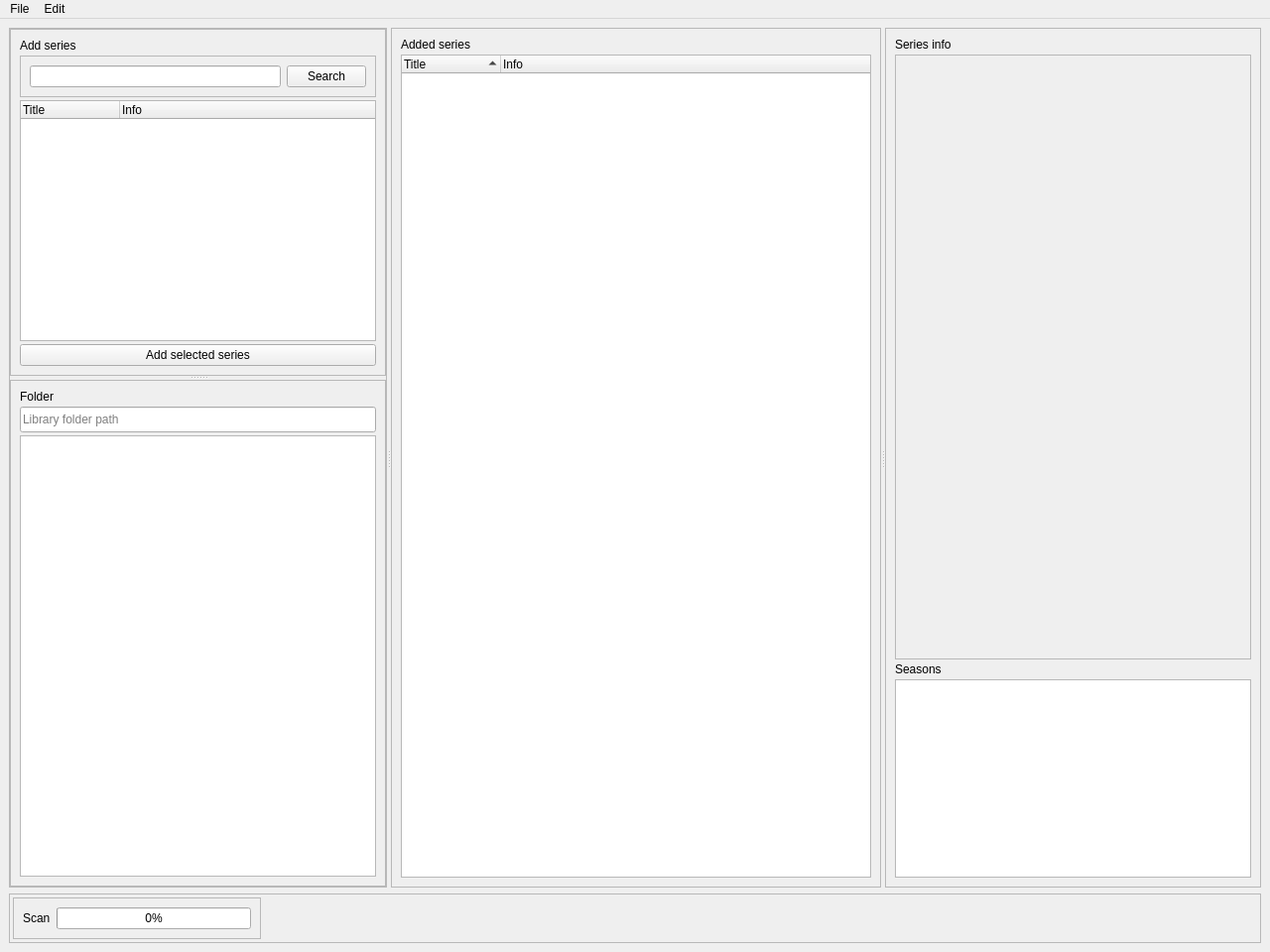
<?xml version="1.0" encoding="UTF-8"?>
<ui version="4.0">
 <class>MainWindow</class>
 <widget class="QMainWindow" name="MainWindow">
  <property name="geometry">
   <rect>
    <x>0</x>
    <y>0</y>
    <width>1280</width>
    <height>960</height>
   </rect>
  </property>
  <property name="windowTitle">
   <string>Library Manager</string>
  </property>
  <widget class="QWidget" name="centralwidget">
   <layout class="QVBoxLayout" name="verticalLayout_5" stretch="0,1">
    <item>
     <widget class="QSplitter" name="splitter">
      <property name="orientation">
       <enum>Qt::Orientation::Horizontal</enum>
      </property>
      <widget class="QFrame" name="scanExplorerFrame">
       <property name="sizePolicy">
        <sizepolicy hsizetype="Preferred" vsizetype="Preferred">
         <horstretch>1</horstretch>
         <verstretch>0</verstretch>
        </sizepolicy>
       </property>
       <property name="maximumSize">
        <size>
         <width>16777215</width>
         <height>16777215</height>
        </size>
       </property>
       <property name="frameShape">
        <enum>QFrame::Shape::StyledPanel</enum>
       </property>
       <property name="frameShadow">
        <enum>QFrame::Shadow::Raised</enum>
       </property>
       <layout class="QVBoxLayout" name="verticalLayout_6">
        <property name="spacing">
         <number>0</number>
        </property>
        <property name="leftMargin">
         <number>0</number>
        </property>
        <property name="topMargin">
         <number>0</number>
        </property>
        <property name="rightMargin">
         <number>0</number>
        </property>
        <property name="bottomMargin">
         <number>0</number>
        </property>
        <item>
         <widget class="QSplitter" name="splitter_2">
          <property name="orientation">
           <enum>Qt::Orientation::Vertical</enum>
          </property>
          <widget class="QFrame" name="searchFrame">
           <property name="frameShape">
            <enum>QFrame::Shape::StyledPanel</enum>
           </property>
           <property name="frameShadow">
            <enum>QFrame::Shadow::Raised</enum>
           </property>
           <layout class="QVBoxLayout" name="verticalLayout">
            <property name="spacing">
             <number>3</number>
            </property>
            <item>
             <widget class="QLabel" name="addSeriesLabel">
              <property name="text">
               <string>Add series</string>
              </property>
             </widget>
            </item>
            <item>
             <widget class="QFrame" name="searchBarFrame">
              <property name="frameShape">
               <enum>QFrame::Shape::StyledPanel</enum>
              </property>
              <property name="frameShadow">
               <enum>QFrame::Shadow::Raised</enum>
              </property>
              <layout class="QHBoxLayout" name="horizontalLayout_4" stretch="0,0">
               <item>
                <widget class="QLineEdit" name="searchLineEdit"/>
               </item>
               <item>
                <widget class="QPushButton" name="SearchPushButton">
                 <property name="text">
                  <string>Search</string>
                 </property>
                </widget>
               </item>
              </layout>
             </widget>
            </item>
            <item>
             <widget class="QTreeWidget" name="searchResults">
              <property name="horizontalScrollBarPolicy">
               <enum>Qt::ScrollBarPolicy::ScrollBarAlwaysOff</enum>
              </property>
              <property name="sizeAdjustPolicy">
               <enum>QAbstractScrollArea::SizeAdjustPolicy::AdjustToContentsOnFirstShow</enum>
              </property>
              <property name="uniformRowHeights">
               <bool>false</bool>
              </property>
              <property name="sortingEnabled">
               <bool>false</bool>
              </property>
              <property name="wordWrap">
               <bool>true</bool>
              </property>
              <property name="headerHidden">
               <bool>false</bool>
              </property>
              <attribute name="headerShowSortIndicator" stdset="0">
               <bool>false</bool>
              </attribute>
              <column>
               <property name="text">
                <string>Title</string>
               </property>
              </column>
              <column>
               <property name="text">
                <string>Info</string>
               </property>
              </column>
             </widget>
            </item>
            <item>
             <widget class="QPushButton" name="addSeriesPushButton">
              <property name="text">
               <string>Add selected series</string>
              </property>
             </widget>
            </item>
           </layout>
          </widget>
          <widget class="QFrame" name="folderPreviewFrame">
           <property name="frameShape">
            <enum>QFrame::Shape::StyledPanel</enum>
           </property>
           <property name="frameShadow">
            <enum>QFrame::Shadow::Raised</enum>
           </property>
           <layout class="QVBoxLayout" name="verticalLayout_4">
            <property name="spacing">
             <number>3</number>
            </property>
            <item>
             <widget class="QLabel" name="folderPreviewLabel">
              <property name="text">
               <string>Folder</string>
              </property>
             </widget>
            </item>
            <item>
             <widget class="QLineEdit" name="pathLine">
              <property name="minimumSize">
               <size>
                <width>0</width>
                <height>26</height>
               </size>
              </property>
              <property name="inputMask">
               <string/>
              </property>
              <property name="text">
               <string/>
              </property>
              <property name="readOnly">
               <bool>false</bool>
              </property>
              <property name="placeholderText">
               <string>Library folder path</string>
              </property>
             </widget>
            </item>
            <item>
             <widget class="QListWidget" name="fileExplorerListWidget"/>
            </item>
           </layout>
          </widget>
         </widget>
        </item>
       </layout>
      </widget>
      <widget class="QFrame" name="mainFrame">
       <property name="sizePolicy">
        <sizepolicy hsizetype="Expanding" vsizetype="Expanding">
         <horstretch>3</horstretch>
         <verstretch>0</verstretch>
        </sizepolicy>
       </property>
       <property name="frameShape">
        <enum>QFrame::Shape::StyledPanel</enum>
       </property>
       <property name="frameShadow">
        <enum>QFrame::Shadow::Raised</enum>
       </property>
       <layout class="QVBoxLayout" name="verticalLayout_2">
        <property name="spacing">
         <number>3</number>
        </property>
        <item>
         <widget class="QLabel" name="addedSeriesLabel">
          <property name="text">
           <string>Added series</string>
          </property>
         </widget>
        </item>
        <item>
         <widget class="QTreeWidget" name="treeWidget">
          <property name="horizontalScrollBarPolicy">
           <enum>Qt::ScrollBarPolicy::ScrollBarAlwaysOff</enum>
          </property>
          <property name="sizeAdjustPolicy">
           <enum>QAbstractScrollArea::SizeAdjustPolicy::AdjustToContentsOnFirstShow</enum>
          </property>
          <property name="uniformRowHeights">
           <bool>false</bool>
          </property>
          <property name="sortingEnabled">
           <bool>true</bool>
          </property>
          <property name="wordWrap">
           <bool>true</bool>
          </property>
          <property name="headerHidden">
           <bool>false</bool>
          </property>
          <attribute name="headerShowSortIndicator" stdset="0">
           <bool>true</bool>
          </attribute>
          <column>
           <property name="text">
            <string>Title</string>
           </property>
          </column>
          <column>
           <property name="text">
            <string>Info</string>
           </property>
          </column>
         </widget>
        </item>
       </layout>
      </widget>
      <widget class="QFrame" name="showInfoFrame">
       <property name="sizePolicy">
        <sizepolicy hsizetype="Preferred" vsizetype="Preferred">
         <horstretch>1</horstretch>
         <verstretch>0</verstretch>
        </sizepolicy>
       </property>
       <property name="minimumSize">
        <size>
         <width>0</width>
         <height>0</height>
        </size>
       </property>
       <property name="maximumSize">
        <size>
         <width>16777215</width>
         <height>16777215</height>
        </size>
       </property>
       <property name="frameShape">
        <enum>QFrame::Shape::StyledPanel</enum>
       </property>
       <property name="frameShadow">
        <enum>QFrame::Shadow::Raised</enum>
       </property>
       <layout class="QVBoxLayout" name="verticalLayout_7" stretch="0,1,0,1">
        <property name="spacing">
         <number>3</number>
        </property>
        <item>
         <widget class="QLabel" name="seriesInfoLabel">
          <property name="text">
           <string>Series info</string>
          </property>
         </widget>
        </item>
        <item>
         <widget class="QFrame" name="frame">
          <property name="frameShape">
           <enum>QFrame::Shape::StyledPanel</enum>
          </property>
          <property name="frameShadow">
           <enum>QFrame::Shadow::Raised</enum>
          </property>
          <layout class="QVBoxLayout" name="verticalLayout_3">
           <property name="leftMargin">
            <number>0</number>
           </property>
           <property name="topMargin">
            <number>0</number>
           </property>
           <property name="rightMargin">
            <number>0</number>
           </property>
           <property name="bottomMargin">
            <number>0</number>
           </property>
           <item>
            <widget class="QLabel" name="posterLabel">
             <property name="sizePolicy">
              <sizepolicy hsizetype="Preferred" vsizetype="Expanding">
               <horstretch>0</horstretch>
               <verstretch>1</verstretch>
              </sizepolicy>
             </property>
             <property name="minimumSize">
              <size>
               <width>0</width>
               <height>340</height>
              </size>
             </property>
             <property name="maximumSize">
              <size>
               <width>16777215</width>
               <height>16777215</height>
              </size>
             </property>
             <property name="text">
              <string/>
             </property>
             <property name="scaledContents">
              <bool>true</bool>
             </property>
             <property name="alignment">
              <set>Qt::AlignmentFlag::AlignCenter</set>
             </property>
            </widget>
           </item>
           <item>
            <widget class="QLabel" name="titleLabel">
             <property name="text">
              <string/>
             </property>
             <property name="wordWrap">
              <bool>true</bool>
             </property>
            </widget>
           </item>
           <item>
            <widget class="QLabel" name="statusLabel">
             <property name="text">
              <string/>
             </property>
            </widget>
           </item>
           <item>
            <widget class="QLabel" name="yearLabel">
             <property name="text">
              <string/>
             </property>
            </widget>
           </item>
          </layout>
         </widget>
        </item>
        <item>
         <widget class="QLabel" name="seasonsLabel">
          <property name="text">
           <string>Seasons</string>
          </property>
         </widget>
        </item>
        <item>
         <widget class="QListWidget" name="seasonsListWidget">
          <property name="sizePolicy">
           <sizepolicy hsizetype="Preferred" vsizetype="Preferred">
            <horstretch>0</horstretch>
            <verstretch>0</verstretch>
           </sizepolicy>
          </property>
          <property name="maximumSize">
           <size>
            <width>16777215</width>
            <height>200</height>
           </size>
          </property>
         </widget>
        </item>
       </layout>
      </widget>
     </widget>
    </item>
    <item>
     <widget class="QFrame" name="statusBarFrame">
      <property name="maximumSize">
       <size>
        <width>16777215</width>
        <height>50</height>
       </size>
      </property>
      <property name="frameShape">
       <enum>QFrame::Shape::StyledPanel</enum>
      </property>
      <property name="frameShadow">
       <enum>QFrame::Shadow::Raised</enum>
      </property>
      <layout class="QHBoxLayout" name="horizontalLayout_3" stretch="1,3,1">
       <property name="spacing">
        <number>3</number>
       </property>
       <property name="leftMargin">
        <number>3</number>
       </property>
       <property name="topMargin">
        <number>3</number>
       </property>
       <property name="rightMargin">
        <number>3</number>
       </property>
       <property name="bottomMargin">
        <number>3</number>
       </property>
       <item>
        <widget class="QFrame" name="scanFrame">
         <property name="frameShape">
          <enum>QFrame::Shape::StyledPanel</enum>
         </property>
         <property name="frameShadow">
          <enum>QFrame::Shadow::Raised</enum>
         </property>
         <layout class="QHBoxLayout" name="horizontalLayout_2">
          <item>
           <widget class="QLabel" name="scanLabel">
            <property name="text">
             <string>Scan</string>
            </property>
           </widget>
          </item>
          <item>
           <widget class="QProgressBar" name="scanProgressBar">
            <property name="value">
             <number>0</number>
            </property>
            <property name="invertedAppearance">
             <bool>false</bool>
            </property>
           </widget>
          </item>
         </layout>
        </widget>
       </item>
       <item>
        <spacer name="statufBarHorizontalSpacer">
         <property name="orientation">
          <enum>Qt::Orientation::Horizontal</enum>
         </property>
         <property name="sizeHint" stdset="0">
          <size>
           <width>40</width>
           <height>20</height>
          </size>
         </property>
        </spacer>
       </item>
       <item>
        <widget class="QLabel" name="statusBarLabel">
         <property name="text">
          <string/>
         </property>
         <property name="alignment">
          <set>Qt::AlignmentFlag::AlignRight|Qt::AlignmentFlag::AlignTrailing|Qt::AlignmentFlag::AlignVCenter</set>
         </property>
         <property name="margin">
          <number>9</number>
         </property>
        </widget>
       </item>
      </layout>
     </widget>
    </item>
   </layout>
  </widget>
  <widget class="QMenuBar" name="menubar">
   <property name="geometry">
    <rect>
     <x>0</x>
     <y>0</y>
     <width>1280</width>
     <height>33</height>
    </rect>
   </property>
   <property name="nativeMenuBar">
    <bool>true</bool>
   </property>
   <widget class="QMenu" name="menuFile">
    <property name="title">
     <string>File</string>
    </property>
    <addaction name="actionAdd_folder"/>
    <addaction name="actionClose"/>
    <addaction name="separator"/>
    <addaction name="actionScan_Folder"/>
   </widget>
   <widget class="QMenu" name="menuEdit">
    <property name="title">
     <string>Edit</string>
    </property>
    <addaction name="actionPreferences"/>
   </widget>
   <addaction name="menuFile"/>
   <addaction name="menuEdit"/>
  </widget>
  <action name="actionAdd_folder">
   <property name="text">
    <string>Add folder</string>
   </property>
   <property name="shortcut">
    <string>Ctrl+O</string>
   </property>
  </action>
  <action name="actionPreferences">
   <property name="text">
    <string>Preferences</string>
   </property>
  </action>
  <action name="actionClose">
   <property name="text">
    <string>Close</string>
   </property>
   <property name="shortcut">
    <string>Ctrl+W</string>
   </property>
  </action>
  <action name="actionScan_Folder">
   <property name="text">
    <string>Scan Folder</string>
   </property>
  </action>
 </widget>
 <resources/>
 <connections/>
</ui>
